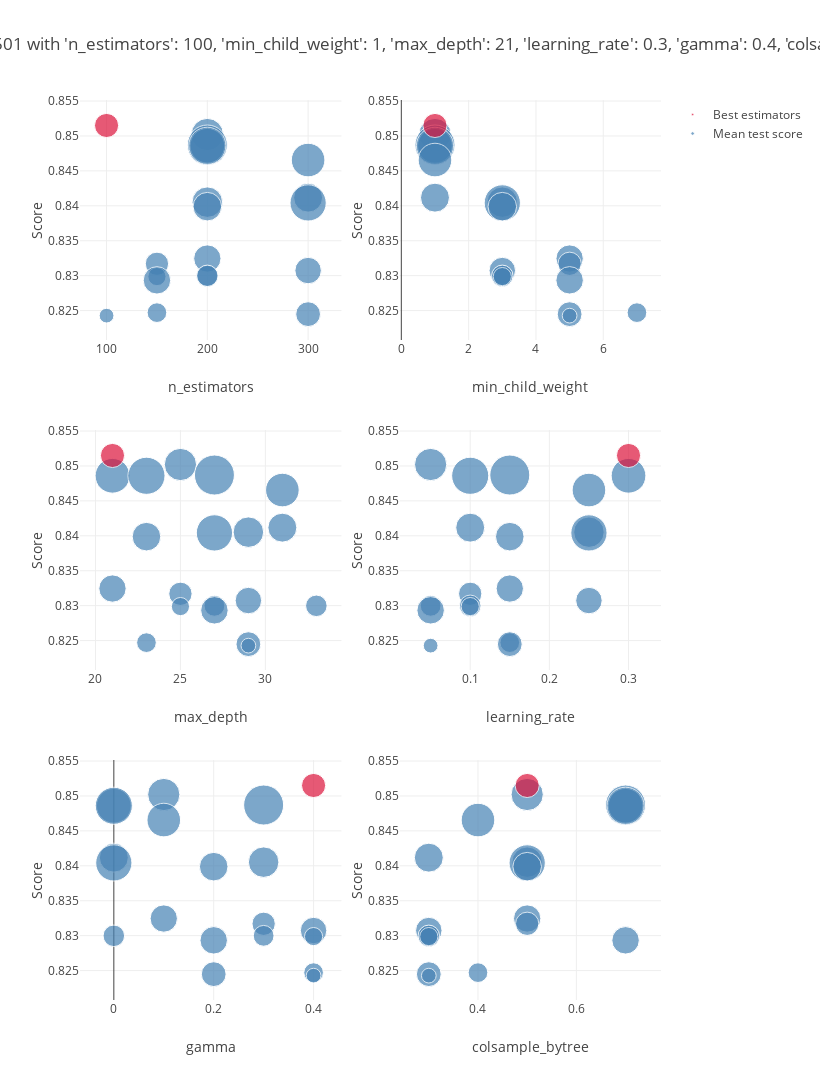

Notebook code for this chart:
### Code cell
plot_grid_search(xgbrf_grid)
table_grid_search(xgbrf_grid)

### Figure 1 — Plotly figure (JSON) as saved in the notebook; plotly's stock layout.template omitted (floating-point values rounded to 4 significant figures)
{"data": [{"marker": {"color": "SteelBlue", "size": [4.61, 7.107, 5.354, 6.123, 5.016, 3.719, 4.138, 5.836, 3.624, 3.312, 2.412, 3.111, 1.921, 2.056, 1.469, 3.35, 1.715, 2.726, 0.9642], "sizemin": 4, "sizemode": "area", "sizeref": 0.008883}, "mode": "markers", "name": "Mean test score", "showlegend": true, "text": ["'colsample_bytree': 0.5,<br /> 'gamma': 0.1,<br /> 'learning_rate': 0.05,<br /> 'max_depth': 25,<br /> 'min_child_weight': 1,<br /> 'n_estimators': 200", "'colsample_bytree': 0.7,<br /> 'gamma': 0.3,<br /> 'learning_rate': 0.15,<br /> 'max_depth': 27,<br /> 'min_child_weight': 1,<br /> 'n_estimators': 200", "'colsample_bytree': 0.7,<br /> 'gamma': 0.0,<br /> 'learning_rate': 0.3,<br /> 'max_depth': 21,<br /> 'min_child_weight': 1,<br /> 'n_estimators': 200", "'colsample_bytree': 0.7,<br /> 'gamma': 0.0,<br /> 'learning_rate': 0.1,<br /> 'max_depth': 23,<br /> 'min_child_weight': 1,<br /> 'n_estimators': 200", "'colsample_bytree': 0.4,<br /> 'gamma': 0.1,<br /> 'learning_rate': 0.25,<br /> 'max_depth': 31,<br /> 'min_child_weight': 1,<br /> 'n_estimators': 300", "'colsample_bytree': 0.3,<br /> 'gamma': 0.0,<br /> 'learning_rate': 0.1,<br /> 'max_depth': 31,<br /> 'min_child_weight': 1,<br /> 'n_estimators': 300", "'colsample_bytree': 0.5,<br /> 'gamma': 0.3,<br /> 'learning_rate': 0.25,<br /> 'max_depth': 29,<br /> 'min_child_weight': 3,<br /> 'n_estimators': 200", "'colsample_bytree': 0.5,<br /> 'gamma': 0.0,<br /> 'learning_rate': 0.25,<br /> 'max_depth': 27,<br /> 'min_child_weight': 3,<br /> 'n_estimators': 300", "'colsample_bytree': 0.5,<br /> 'gamma': 0.2,<br /> 'learning_rate': 0.15,<br /> 'max_depth': 23,<br /> 'min_child_weight': 3,<br /> 'n_estimators': 200", "'colsample_bytree': 0.5,<br /> 'gamma': 0.1,<br /> 'learning_rate': 0.15,<br /> 'max_depth': 21,<br /> 'min_child_weight': 5,<br /> 'n_estimators': 200", "'colsample_bytree': 0.5,<br /> 'gamma': 0.3,<br /> 'learning_rate': 0.1,<br /> 'max_depth': 25,<br /> 'min_child_weight': 5,<br /> 'n_estimators': 150", "'colsample_bytree': 0.3,<br /> 'gamma': 0.4,<br /> 'learning_rate': 0.25,<br /> 'max_depth': 29,<br /> 'min_child_weight': 3,<br /> 'n_estimators': 300", "'colsample_bytree': 0.3,<br /> 'gamma': 0.3,<br /> 'learning_rate': 0.05,<br /> 'max_depth': 27,<br /> 'min_child_weight': 3,<br /> 'n_estimators': 200", "'colsample_bytree': 0.3,<br /> 'gamma': 0.0,<br /> 'learning_rate': 0.1,<br /> 'max_depth': 33,<br /> 'min_child_weight': 3,<br /> 'n_estimators': 200", "'colsample_bytree': 0.3,<br /> 'gamma': 0.4,<br /> 'learning_rate': 0.1,<br /> 'max_depth': 25,<br /> 'min_child_weight': 3,<br /> 'n_estimators': 150", "'colsample_bytree': 0.7,<br /> 'gamma': 0.2,<br /> 'learning_rate': 0.05,<br /> 'max_depth': 27,<br /> 'min_child_weight': 5,<br /> 'n_estimators': 150", "'colsample_bytree': 0.4,<br /> 'gamma': 0.4,<br /> 'learning_rate': 0.15,<br /> 'max_depth': 23,<br /> 'min_child_weight': 7,<br /> 'n_estimators': 150", "'colsample_bytree': 0.3,<br /> 'gamma': 0.2,<br /> 'learning_rate': 0.15,<br /> 'max_depth': 29,<br /> 'min_child_weight': 5,<br /> 'n_estimators': 300", "'colsample_bytree': 0.3,<br /> 'gamma': 0.4,<br /> 'learning_rate': 0.05,<br /> 'max_depth': 29,<br /> 'min_child_weight': 5,<br /> 'n_estimators': 100"], "type": "scatter", "x": [200, 200, 200, 200, 300, 300, 200, 300, 200, 200, 150, 300, 200, 200, 150, 150, 150, 300, 100], "xaxis": "x", "y": [0.8502, 0.8487, 0.8486, 0.8486, 0.8466, 0.8412, 0.8405, 0.8404, 0.8399, 0.8325, 0.8317, 0.8307, 0.83, 0.83, 0.8299, 0.8293, 0.8247, 0.8245, 0.8243], "yaxis": "y"}, {"marker": {"color": "Crimson", "size": [2.584], "sizemin": 4, "sizemode": "area", "sizeref": 0.008883}, "mode": "markers", "name": "Best estimators", "showlegend": true, "text": ["{'n_estimators': 100, 'min_child_weight': 1, 'max_depth': 21, 'learning_rate': 0.3, 'gamma': 0.4, 'colsample_bytree': 0.5}"], "type": "scatter", "x": [100], "xaxis": "x", "y": [0.8515], "yaxis": "y"}, {"marker": {"color": "SteelBlue", "size": [4.61, 7.107, 5.354, 6.123, 5.016, 3.719, 4.138, 5.836, 3.624, 3.312, 2.412, 3.111, 1.921, 2.056, 1.469, 3.35, 1.715, 2.726, 0.9642], "sizemin": 4, "sizemode": "area", "sizeref": 0.008883}, "mode": "markers", "name": "Mean test score", "showlegend": false, "text": ["'colsample_bytree': 0.5,<br /> 'gamma': 0.1,<br /> 'learning_rate': 0.05,<br /> 'max_depth': 25,<br /> 'min_child_weight': 1,<br /> 'n_estimators': 200", "'colsample_bytree': 0.7,<br /> 'gamma': 0.3,<br /> 'learning_rate': 0.15,<br /> 'max_depth': 27,<br /> 'min_child_weight': 1,<br /> 'n_estimators': 200", "'colsample_bytree': 0.7,<br /> 'gamma': 0.0,<br /> 'learning_rate': 0.3,<br /> 'max_depth': 21,<br /> 'min_child_weight': 1,<br /> 'n_estimators': 200", "'colsample_bytree': 0.7,<br /> 'gamma': 0.0,<br /> 'learning_rate': 0.1,<br /> 'max_depth': 23,<br /> 'min_child_weight': 1,<br /> 'n_estimators': 200", "'colsample_bytree': 0.4,<br /> 'gamma': 0.1,<br /> 'learning_rate': 0.25,<br /> 'max_depth': 31,<br /> 'min_child_weight': 1,<br /> 'n_estimators': 300", "'colsample_bytree': 0.3,<br /> 'gamma': 0.0,<br /> 'learning_rate': 0.1,<br /> 'max_depth': 31,<br /> 'min_child_weight': 1,<br /> 'n_estimators': 300", "'colsample_bytree': 0.5,<br /> 'gamma': 0.3,<br /> 'learning_rate': 0.25,<br /> 'max_depth': 29,<br /> 'min_child_weight': 3,<br /> 'n_estimators': 200", "'colsample_bytree': 0.5,<br /> 'gamma': 0.0,<br /> 'learning_rate': 0.25,<br /> 'max_depth': 27,<br /> 'min_child_weight': 3,<br /> 'n_estimators': 300", "'colsample_bytree': 0.5,<br /> 'gamma': 0.2,<br /> 'learning_rate': 0.15,<br /> 'max_depth': 23,<br /> 'min_child_weight': 3,<br /> 'n_estimators': 200", "'colsample_bytree': 0.5,<br /> 'gamma': 0.1,<br /> 'learning_rate': 0.15,<br /> 'max_depth': 21,<br /> 'min_child_weight': 5,<br /> 'n_estimators': 200", "'colsample_bytree': 0.5,<br /> 'gamma': 0.3,<br /> 'learning_rate': 0.1,<br /> 'max_depth': 25,<br /> 'min_child_weight': 5,<br /> 'n_estimators': 150", "'colsample_bytree': 0.3,<br /> 'gamma': 0.4,<br /> 'learning_rate': 0.25,<br /> 'max_depth': 29,<br /> 'min_child_weight': 3,<br /> 'n_estimators': 300", "'colsample_bytree': 0.3,<br /> 'gamma': 0.3,<br /> 'learning_rate': 0.05,<br /> 'max_depth': 27,<br /> 'min_child_weight': 3,<br /> 'n_estimators': 200", "'colsample_bytree': 0.3,<br /> 'gamma': 0.0,<br /> 'learning_rate': 0.1,<br /> 'max_depth': 33,<br /> 'min_child_weight': 3,<br /> 'n_estimators': 200", "'colsample_bytree': 0.3,<br /> 'gamma': 0.4,<br /> 'learning_rate': 0.1,<br /> 'max_depth': 25,<br /> 'min_child_weight': 3,<br /> 'n_estimators': 150", "'colsample_bytree': 0.7,<br /> 'gamma': 0.2,<br /> 'learning_rate': 0.05,<br /> 'max_depth': 27,<br /> 'min_child_weight': 5,<br /> 'n_estimators': 150", "'colsample_bytree': 0.4,<br /> 'gamma': 0.4,<br /> 'learning_rate': 0.15,<br /> 'max_depth': 23,<br /> 'min_child_weight': 7,<br /> 'n_estimators': 150", "'colsample_bytree': 0.3,<br /> 'gamma': 0.2,<br /> 'learning_rate': 0.15,<br /> 'max_depth': 29,<br /> 'min_child_weight': 5,<br /> 'n_estimators': 300", "'colsample_bytree': 0.3,<br /> 'gamma': 0.4,<br /> 'learning_rate': 0.05,<br /> 'max_depth': 29,<br /> 'min_child_weight': 5,<br /> 'n_estimators': 100"], "type": "scatter", "x": [1, 1, 1, 1, 1, 1, 3, 3, 3, 5, 5, 3, 3, 3, 3, 5, 7, 5, 5], "xaxis": "x2", "y": [0.8502, 0.8487, 0.8486, 0.8486, 0.8466, 0.8412, 0.8405, 0.8404, 0.8399, 0.8325, 0.8317, 0.8307, 0.83, 0.83, 0.8299, 0.8293, 0.8247, 0.8245, 0.8243], "yaxis": "y2"}, {"marker": {"color": "Crimson", "size": [2.584], "sizemin": 4, "sizemode": "area", "sizeref": 0.008883}, "mode": "markers", "name": "Best estimators", "showlegend": false, "text": ["{'n_estimators': 100, 'min_child_weight': 1, 'max_depth': 21, 'learning_rate': 0.3, 'gamma': 0.4, 'colsample_bytree': 0.5}"], "type": "scatter", "x": [1], "xaxis": "x2", "y": [0.8515], "yaxis": "y2"}, {"marker": {"color": "SteelBlue", "size": [4.61, 7.107, 5.354, 6.123, 5.016, 3.719, 4.138, 5.836, 3.624, 3.312, 2.412, 3.111, 1.921, 2.056, 1.469, 3.35, 1.715, 2.726, 0.9642], "sizemin": 4, "sizemode": "area", "sizeref": 0.008883}, "mode": "markers", "name": "Mean test score", "showlegend": false, "text": ["'colsample_bytree': 0.5,<br /> 'gamma': 0.1,<br /> 'learning_rate': 0.05,<br /> 'max_depth': 25,<br /> 'min_child_weight': 1,<br /> 'n_estimators': 200", "'colsample_bytree': 0.7,<br /> 'gamma': 0.3,<br /> 'learning_rate': 0.15,<br /> 'max_depth': 27,<br /> 'min_child_weight': 1,<br /> 'n_estimators': 200", "'colsample_bytree': 0.7,<br /> 'gamma': 0.0,<br /> 'learning_rate': 0.3,<br /> 'max_depth': 21,<br /> 'min_child_weight': 1,<br /> 'n_estimators': 200", "'colsample_bytree': 0.7,<br /> 'gamma': 0.0,<br /> 'learning_rate': 0.1,<br /> 'max_depth': 23,<br /> 'min_child_weight': 1,<br /> 'n_estimators': 200", "'colsample_bytree': 0.4,<br /> 'gamma': 0.1,<br /> 'learning_rate': 0.25,<br /> 'max_depth': 31,<br /> 'min_child_weight': 1,<br /> 'n_estimators': 300", "'colsample_bytree': 0.3,<br /> 'gamma': 0.0,<br /> 'learning_rate': 0.1,<br /> 'max_depth': 31,<br /> 'min_child_weight': 1,<br /> 'n_estimators': 300", "'colsample_bytree': 0.5,<br /> 'gamma': 0.3,<br /> 'learning_rate': 0.25,<br /> 'max_depth': 29,<br /> 'min_child_weight': 3,<br /> 'n_estimators': 200", "'colsample_bytree': 0.5,<br /> 'gamma': 0.0,<br /> 'learning_rate': 0.25,<br /> 'max_depth': 27,<br /> 'min_child_weight': 3,<br /> 'n_estimators': 300", "'colsample_bytree': 0.5,<br /> 'gamma': 0.2,<br /> 'learning_rate': 0.15,<br /> 'max_depth': 23,<br /> 'min_child_weight': 3,<br /> 'n_estimators': 200", "'colsample_bytree': 0.5,<br /> 'gamma': 0.1,<br /> 'learning_rate': 0.15,<br /> 'max_depth': 21,<br /> 'min_child_weight': 5,<br /> 'n_estimators': 200", "'colsample_bytree': 0.5,<br /> 'gamma': 0.3,<br /> 'learning_rate': 0.1,<br /> 'max_depth': 25,<br /> 'min_child_weight': 5,<br /> 'n_estimators': 150", "'colsample_bytree': 0.3,<br /> 'gamma': 0.4,<br /> 'learning_rate': 0.25,<br /> 'max_depth': 29,<br /> 'min_child_weight': 3,<br /> 'n_estimators': 300", "'colsample_bytree': 0.3,<br /> 'gamma': 0.3,<br /> 'learning_rate': 0.05,<br /> 'max_depth': 27,<br /> 'min_child_weight': 3,<br /> 'n_estimators': 200", "'colsample_bytree': 0.3,<br /> 'gamma': 0.0,<br /> 'learning_rate': 0.1,<br /> 'max_depth': 33,<br /> 'min_child_weight': 3,<br /> 'n_estimators': 200", "'colsample_bytree': 0.3,<br /> 'gamma': 0.4,<br /> 'learning_rate': 0.1,<br /> 'max_depth': 25,<br /> 'min_child_weight': 3,<br /> 'n_estimators': 150", "'colsample_bytree': 0.7,<br /> 'gamma': 0.2,<br /> 'learning_rate': 0.05,<br /> 'max_depth': 27,<br /> 'min_child_weight': 5,<br /> 'n_estimators': 150", "'colsample_bytree': 0.4,<br /> 'gamma': 0.4,<br /> 'learning_rate': 0.15,<br /> 'max_depth': 23,<br /> 'min_child_weight': 7,<br /> 'n_estimators': 150", "'colsample_bytree': 0.3,<br /> 'gamma': 0.2,<br /> 'learning_rate': 0.15,<br /> 'max_depth': 29,<br /> 'min_child_weight': 5,<br /> 'n_estimators': 300", "'colsample_bytree': 0.3,<br /> 'gamma': 0.4,<br /> 'learning_rate': 0.05,<br /> 'max_depth': 29,<br /> 'min_child_weight': 5,<br /> 'n_estimators': 100"], "type": "scatter", "x": [25, 27, 21, 23, 31, 31, 29, 27, 23, 21, 25, 29, 27, 33, 25, 27, 23, 29, 29], "xaxis": "x3", "y": [0.8502, 0.8487, 0.8486, 0.8486, 0.8466, 0.8412, 0.8405, 0.8404, 0.8399, 0.8325, 0.8317, 0.8307, 0.83, 0.83, 0.8299, 0.8293, 0.8247, 0.8245, 0.8243], "yaxis": "y3"}, {"marker": {"color": "Crimson", "size": [2.584], "sizemin": 4, "sizemode": "area", "sizeref": 0.008883}, "mode": "markers", "name": "Best estimators", "showlegend": false, "text": ["{'n_estimators': 100, 'min_child_weight': 1, 'max_depth': 21, 'learning_rate': 0.3, 'gamma': 0.4, 'colsample_bytree': 0.5}"], "type": "scatter", "x": [21], "xaxis": "x3", "y": [0.8515], "yaxis": "y3"}, {"marker": {"color": "SteelBlue", "size": [4.61, 7.107, 5.354, 6.123, 5.016, 3.719, 4.138, 5.836, 3.624, 3.312, 2.412, 3.111, 1.921, 2.056, 1.469, 3.35, 1.715, 2.726, 0.9642], "sizemin": 4, "sizemode": "area", "sizeref": 0.008883}, "mode": "markers", "name": "Mean test score", "showlegend": false, "text": ["'colsample_bytree': 0.5,<br /> 'gamma': 0.1,<br /> 'learning_rate': 0.05,<br /> 'max_depth': 25,<br /> 'min_child_weight': 1,<br /> 'n_estimators': 200", "'colsample_bytree': 0.7,<br /> 'gamma': 0.3,<br /> 'learning_rate': 0.15,<br /> 'max_depth': 27,<br /> 'min_child_weight': 1,<br /> 'n_estimators': 200", "'colsample_bytree': 0.7,<br /> 'gamma': 0.0,<br /> 'learning_rate': 0.3,<br /> 'max_depth': 21,<br /> 'min_child_weight': 1,<br /> 'n_estimators': 200", "'colsample_bytree': 0.7,<br /> 'gamma': 0.0,<br /> 'learning_rate': 0.1,<br /> 'max_depth': 23,<br /> 'min_child_weight': 1,<br /> 'n_estimators': 200", "'colsample_bytree': 0.4,<br /> 'gamma': 0.1,<br /> 'learning_rate': 0.25,<br /> 'max_depth': 31,<br /> 'min_child_weight': 1,<br /> 'n_estimators': 300", "'colsample_bytree': 0.3,<br /> 'gamma': 0.0,<br /> 'learning_rate': 0.1,<br /> 'max_depth': 31,<br /> 'min_child_weight': 1,<br /> 'n_estimators': 300", "'colsample_bytree': 0.5,<br /> 'gamma': 0.3,<br /> 'learning_rate': 0.25,<br /> 'max_depth': 29,<br /> 'min_child_weight': 3,<br /> 'n_estimators': 200", "'colsample_bytree': 0.5,<br /> 'gamma': 0.0,<br /> 'learning_rate': 0.25,<br /> 'max_depth': 27,<br /> 'min_child_weight': 3,<br /> 'n_estimators': 300", "'colsample_bytree': 0.5,<br /> 'gamma': 0.2,<br /> 'learning_rate': 0.15,<br /> 'max_depth': 23,<br /> 'min_child_weight': 3,<br /> 'n_estimators': 200", "'colsample_bytree': 0.5,<br /> 'gamma': 0.1,<br /> 'learning_rate': 0.15,<br /> 'max_depth': 21,<br /> 'min_child_weight': 5,<br /> 'n_estimators': 200", "'colsample_bytree': 0.5,<br /> 'gamma': 0.3,<br /> 'learning_rate': 0.1,<br /> 'max_depth': 25,<br /> 'min_child_weight': 5,<br /> 'n_estimators': 150", "'colsample_bytree': 0.3,<br /> 'gamma': 0.4,<br /> 'learning_rate': 0.25,<br /> 'max_depth': 29,<br /> 'min_child_weight': 3,<br /> 'n_estimators': 300", "'colsample_bytree': 0.3,<br /> 'gamma': 0.3,<br /> 'learning_rate': 0.05,<br /> 'max_depth': 27,<br /> 'min_child_weight': 3,<br /> 'n_estimators': 200", "'colsample_bytree': 0.3,<br /> 'gamma': 0.0,<br /> 'learning_rate': 0.1,<br /> 'max_depth': 33,<br /> 'min_child_weight': 3,<br /> 'n_estimators': 200", "'colsample_bytree': 0.3,<br /> 'gamma': 0.4,<br /> 'learning_rate': 0.1,<br /> 'max_depth': 25,<br /> 'min_child_weight': 3,<br /> 'n_estimators': 150", "'colsample_bytree': 0.7,<br /> 'gamma': 0.2,<br /> 'learning_rate': 0.05,<br /> 'max_depth': 27,<br /> 'min_child_weight': 5,<br /> 'n_estimators': 150", "'colsample_bytree': 0.4,<br /> 'gamma': 0.4,<br /> 'learning_rate': 0.15,<br /> 'max_depth': 23,<br /> 'min_child_weight': 7,<br /> 'n_estimators': 150", "'colsample_bytree': 0.3,<br /> 'gamma': 0.2,<br /> 'learning_rate': 0.15,<br /> 'max_depth': 29,<br /> 'min_child_weight': 5,<br /> 'n_estimators': 300", "'colsample_bytree': 0.3,<br /> 'gamma': 0.4,<br /> 'learning_rate': 0.05,<br /> 'max_depth': 29,<br /> 'min_child_weight': 5,<br /> 'n_estimators': 100"], "type": "scatter", "x": [0.05, 0.15, 0.3, 0.1, 0.25, 0.1, 0.25, 0.25, 0.15, 0.15, 0.1, 0.25, 0.05, 0.1, 0.1, 0.05, 0.15, 0.15, 0.05], "xaxis": "x4", "y": [0.8502, 0.8487, 0.8486, 0.8486, 0.8466, 0.8412, 0.8405, 0.8404, 0.8399, 0.8325, 0.8317, 0.8307, 0.83, 0.83, 0.8299, 0.8293, 0.8247, 0.8245, 0.8243], "yaxis": "y4"}, {"marker": {"color": "Crimson", "size": [2.584], "sizemin": 4, "sizemode": "area", "sizeref": 0.008883}, "mode": "markers", "name": "Best estimators", "showlegend": false, "text": ["{'n_estimators': 100, 'min_child_weight': 1, 'max_depth': 21, 'learning_rate': 0.3, 'gamma': 0.4, 'colsample_bytree': 0.5}"], "type": "scatter", "x": [0.3], "xaxis": "x4", "y": [0.8515], "yaxis": "y4"}, {"marker": {"color": "SteelBlue", "size": [4.61, 7.107, 5.354, 6.123, 5.016, 3.719, 4.138, 5.836, 3.624, 3.312, 2.412, 3.111, 1.921, 2.056, 1.469, 3.35, 1.715, 2.726, 0.9642], "sizemin": 4, "sizemode": "area", "sizeref": 0.008883}, "mode": "markers", "name": "Mean test score", "showlegend": false, "text": ["'colsample_bytree': 0.5,<br /> 'gamma': 0.1,<br /> 'learning_rate': 0.05,<br /> 'max_depth': 25,<br /> 'min_child_weight': 1,<br /> 'n_estimators': 200", "'colsample_bytree': 0.7,<br /> 'gamma': 0.3,<br /> 'learning_rate': 0.15,<br /> 'max_depth': 27,<br /> 'min_child_weight': 1,<br /> 'n_estimators': 200", "'colsample_bytree': 0.7,<br /> 'gamma': 0.0,<br /> 'learning_rate': 0.3,<br /> 'max_depth': 21,<br /> 'min_child_weight': 1,<br /> 'n_estimators': 200", "'colsample_bytree': 0.7,<br /> 'gamma': 0.0,<br /> 'learning_rate': 0.1,<br /> 'max_depth': 23,<br /> 'min_child_weight': 1,<br /> 'n_estimators': 200", "'colsample_bytree': 0.4,<br /> 'gamma': 0.1,<br /> 'learning_rate': 0.25,<br /> 'max_depth': 31,<br /> 'min_child_weight': 1,<br /> 'n_estimators': 300", "'colsample_bytree': 0.3,<br /> 'gamma': 0.0,<br /> 'learning_rate': 0.1,<br /> 'max_depth': 31,<br /> 'min_child_weight': 1,<br /> 'n_estimators': 300", "'colsample_bytree': 0.5,<br /> 'gamma': 0.3,<br /> 'learning_rate': 0.25,<br /> 'max_depth': 29,<br /> 'min_child_weight': 3,<br /> 'n_estimators': 200", "'colsample_bytree': 0.5,<br /> 'gamma': 0.0,<br /> 'learning_rate': 0.25,<br /> 'max_depth': 27,<br /> 'min_child_weight': 3,<br /> 'n_estimators': 300", "'colsample_bytree': 0.5,<br /> 'gamma': 0.2,<br /> 'learning_rate': 0.15,<br /> 'max_depth': 23,<br /> 'min_child_weight': 3,<br /> 'n_estimators': 200", "'colsample_bytree': 0.5,<br /> 'gamma': 0.1,<br /> 'learning_rate': 0.15,<br /> 'max_depth': 21,<br /> 'min_child_weight': 5,<br /> 'n_estimators': 200", "'colsample_bytree': 0.5,<br /> 'gamma': 0.3,<br /> 'learning_rate': 0.1,<br /> 'max_depth': 25,<br /> 'min_child_weight': 5,<br /> 'n_estimators': 150", "'colsample_bytree': 0.3,<br /> 'gamma': 0.4,<br /> 'learning_rate': 0.25,<br /> 'max_depth': 29,<br /> 'min_child_weight': 3,<br /> 'n_estimators': 300", "'colsample_bytree': 0.3,<br /> 'gamma': 0.3,<br /> 'learning_rate': 0.05,<br /> 'max_depth': 27,<br /> 'min_child_weight': 3,<br /> 'n_estimators': 200", "'colsample_bytree': 0.3,<br /> 'gamma': 0.0,<br /> 'learning_rate': 0.1,<br /> 'max_depth': 33,<br /> 'min_child_weight': 3,<br /> 'n_estimators': 200", "'colsample_bytree': 0.3,<br /> 'gamma': 0.4,<br /> 'learning_rate': 0.1,<br /> 'max_depth': 25,<br /> 'min_child_weight': 3,<br /> 'n_estimators': 150", "'colsample_bytree': 0.7,<br /> 'gamma': 0.2,<br /> 'learning_rate': 0.05,<br /> 'max_depth': 27,<br /> 'min_child_weight': 5,<br /> 'n_estimators': 150", "'colsample_bytree': 0.4,<br /> 'gamma': 0.4,<br /> 'learning_rate': 0.15,<br /> 'max_depth': 23,<br /> 'min_child_weight': 7,<br /> 'n_estimators': 150", "'colsample_bytree': 0.3,<br /> 'gamma': 0.2,<br /> 'learning_rate': 0.15,<br /> 'max_depth': 29,<br /> 'min_child_weight': 5,<br /> 'n_estimators': 300", "'colsample_bytree': 0.3,<br /> 'gamma': 0.4,<br /> 'learning_rate': 0.05,<br /> 'max_depth': 29,<br /> 'min_child_weight': 5,<br /> 'n_estimators': 100"], "type": "scatter", "x": [0.1, 0.3, 0, 0, 0.1, 0, 0.3, 0, 0.2, 0.1, 0.3, 0.4, 0.3, 0, 0.4, 0.2, 0.4, 0.2, 0.4], "xaxis": "x5", "y": [0.8502, 0.8487, 0.8486, 0.8486, 0.8466, 0.8412, 0.8405, 0.8404, 0.8399, 0.8325, 0.8317, 0.8307, 0.83, 0.83, 0.8299, 0.8293, 0.8247, 0.8245, 0.8243], "yaxis": "y5"}, {"marker": {"color": "Crimson", "size": [2.584], "sizemin": 4, "sizemode": "area", "sizeref": 0.008883}, "mode": "markers", "name": "Best estimators", "showlegend": false, "text": ["{'n_estimators': 100, 'min_child_weight': 1, 'max_depth': 21, 'learning_rate': 0.3, 'gamma': 0.4, 'colsample_bytree': 0.5}"], "type": "scatter", "x": [0.4], "xaxis": "x5", "y": [0.8515], "yaxis": "y5"}, {"marker": {"color": "SteelBlue", "size": [4.61, 7.107, 5.354, 6.123, 5.016, 3.719, 4.138, 5.836, 3.624, 3.312, 2.412, 3.111, 1.921, 2.056, 1.469, 3.35, 1.715, 2.726, 0.9642], "sizemin": 4, "sizemode": "area", "sizeref": 0.008883}, "mode": "markers", "name": "Mean test score", "showlegend": false, "text": ["'colsample_bytree': 0.5,<br /> 'gamma': 0.1,<br /> 'learning_rate': 0.05,<br /> 'max_depth': 25,<br /> 'min_child_weight': 1,<br /> 'n_estimators': 200", "'colsample_bytree': 0.7,<br /> 'gamma': 0.3,<br /> 'learning_rate': 0.15,<br /> 'max_depth': 27,<br /> 'min_child_weight': 1,<br /> 'n_estimators': 200", "'colsample_bytree': 0.7,<br /> 'gamma': 0.0,<br /> 'learning_rate': 0.3,<br /> 'max_depth': 21,<br /> 'min_child_weight': 1,<br /> 'n_estimators': 200", "'colsample_bytree': 0.7,<br /> 'gamma': 0.0,<br /> 'learning_rate': 0.1,<br /> 'max_depth': 23,<br /> 'min_child_weight': 1,<br /> 'n_estimators': 200", "'colsample_bytree': 0.4,<br /> 'gamma': 0.1,<br /> 'learning_rate': 0.25,<br /> 'max_depth': 31,<br /> 'min_child_weight': 1,<br /> 'n_estimators': 300", "'colsample_bytree': 0.3,<br /> 'gamma': 0.0,<br /> 'learning_rate': 0.1,<br /> 'max_depth': 31,<br /> 'min_child_weight': 1,<br /> 'n_estimators': 300", "'colsample_bytree': 0.5,<br /> 'gamma': 0.3,<br /> 'learning_rate': 0.25,<br /> 'max_depth': 29,<br /> 'min_child_weight': 3,<br /> 'n_estimators': 200", "'colsample_bytree': 0.5,<br /> 'gamma': 0.0,<br /> 'learning_rate': 0.25,<br /> 'max_depth': 27,<br /> 'min_child_weight': 3,<br /> 'n_estimators': 300", "'colsample_bytree': 0.5,<br /> 'gamma': 0.2,<br /> 'learning_rate': 0.15,<br /> 'max_depth': 23,<br /> 'min_child_weight': 3,<br /> 'n_estimators': 200", "'colsample_bytree': 0.5,<br /> 'gamma': 0.1,<br /> 'learning_rate': 0.15,<br /> 'max_depth': 21,<br /> 'min_child_weight': 5,<br /> 'n_estimators': 200", "'colsample_bytree': 0.5,<br /> 'gamma': 0.3,<br /> 'learning_rate': 0.1,<br /> 'max_depth': 25,<br /> 'min_child_weight': 5,<br /> 'n_estimators': 150", "'colsample_bytree': 0.3,<br /> 'gamma': 0.4,<br /> 'learning_rate': 0.25,<br /> 'max_depth': 29,<br /> 'min_child_weight': 3,<br /> 'n_estimators': 300", "'colsample_bytree': 0.3,<br /> 'gamma': 0.3,<br /> 'learning_rate': 0.05,<br /> 'max_depth': 27,<br /> 'min_child_weight': 3,<br /> 'n_estimators': 200", "'colsample_bytree': 0.3,<br /> 'gamma': 0.0,<br /> 'learning_rate': 0.1,<br /> 'max_depth': 33,<br /> 'min_child_weight': 3,<br /> 'n_estimators': 200", "'colsample_bytree': 0.3,<br /> 'gamma': 0.4,<br /> 'learning_rate': 0.1,<br /> 'max_depth': 25,<br /> 'min_child_weight': 3,<br /> 'n_estimators': 150", "'colsample_bytree': 0.7,<br /> 'gamma': 0.2,<br /> 'learning_rate': 0.05,<br /> 'max_depth': 27,<br /> 'min_child_weight': 5,<br /> 'n_estimators': 150", "'colsample_bytree': 0.4,<br /> 'gamma': 0.4,<br /> 'learning_rate': 0.15,<br /> 'max_depth': 23,<br /> 'min_child_weight': 7,<br /> 'n_estimators': 150", "'colsample_bytree': 0.3,<br /> 'gamma': 0.2,<br /> 'learning_rate': 0.15,<br /> 'max_depth': 29,<br /> 'min_child_weight': 5,<br /> 'n_estimators': 300", "'colsample_bytree': 0.3,<br /> 'gamma': 0.4,<br /> 'learning_rate': 0.05,<br /> 'max_depth': 29,<br /> 'min_child_weight': 5,<br /> 'n_estimators': 100"], "type": "scatter", "x": [0.5, 0.7, 0.7, 0.7, 0.4, 0.3, 0.5, 0.5, 0.5, 0.5, 0.5, 0.3, 0.3, 0.3, 0.3, 0.7, 0.4, 0.3, 0.3], "xaxis": "x6", "y": [0.8502, 0.8487, 0.8486, 0.8486, 0.8466, 0.8412, 0.8405, 0.8404, 0.8399, 0.8325, 0.8317, 0.8307, 0.83, 0.83, 0.8299, 0.8293, 0.8247, 0.8245, 0.8243], "yaxis": "y6"}, {"marker": {"color": "Crimson", "size": [2.584], "sizemin": 4, "sizemode": "area", "sizeref": 0.008883}, "mode": "markers", "name": "Best estimators", "showlegend": false, "text": ["{'n_estimators': 100, 'min_child_weight': 1, 'max_depth': 21, 'learning_rate': 0.3, 'gamma': 0.4, 'colsample_bytree': 0.5}"], "type": "scatter", "x": [0.5], "xaxis": "x6", "y": [0.8515], "yaxis": "y6"}], "layout": {"height": 1080, "hovermode": "closest", "legend": {"traceorder": "reversed"}, "title": {"text": "Best score: 0.851501 with 'n_estimators': 100, 'min_child_weight': 1, 'max_depth': 21, 'learning_rate': 0.3, 'gamma': 0.4, 'colsample_bytree': 0.5"}, "width": 820, "xaxis": {"anchor": "y", "domain": [0, 0.45], "title": {"text": "n_estimators"}}, "xaxis2": {"anchor": "y2", "domain": [0.55, 1], "title": {"text": "min_child_weight"}}, "xaxis3": {"anchor": "y3", "domain": [0, 0.45], "title": {"text": "max_depth"}}, "xaxis4": {"anchor": "y4", "domain": [0.55, 1], "title": {"text": "learning_rate"}}, "xaxis5": {"anchor": "y5", "domain": [0, 0.45], "title": {"text": "gamma"}}, "xaxis6": {"anchor": "y6", "domain": [0.55, 1], "title": {"text": "colsample_bytree"}}, "yaxis": {"anchor": "x", "domain": [0.7333, 1], "title": {"text": "Score"}}, "yaxis2": {"anchor": "x2", "domain": [0.7333, 1], "title": {"text": "Score"}}, "yaxis3": {"anchor": "x3", "domain": [0.3667, 0.6333], "title": {"text": "Score"}}, "yaxis4": {"anchor": "x4", "domain": [0.3667, 0.6333], "title": {"text": "Score"}}, "yaxis5": {"anchor": "x5", "domain": [0, 0.2667], "title": {"text": "Score"}}, "yaxis6": {"anchor": "x6", "domain": [0, 0.2667], "title": {"text": "Score"}}}}
